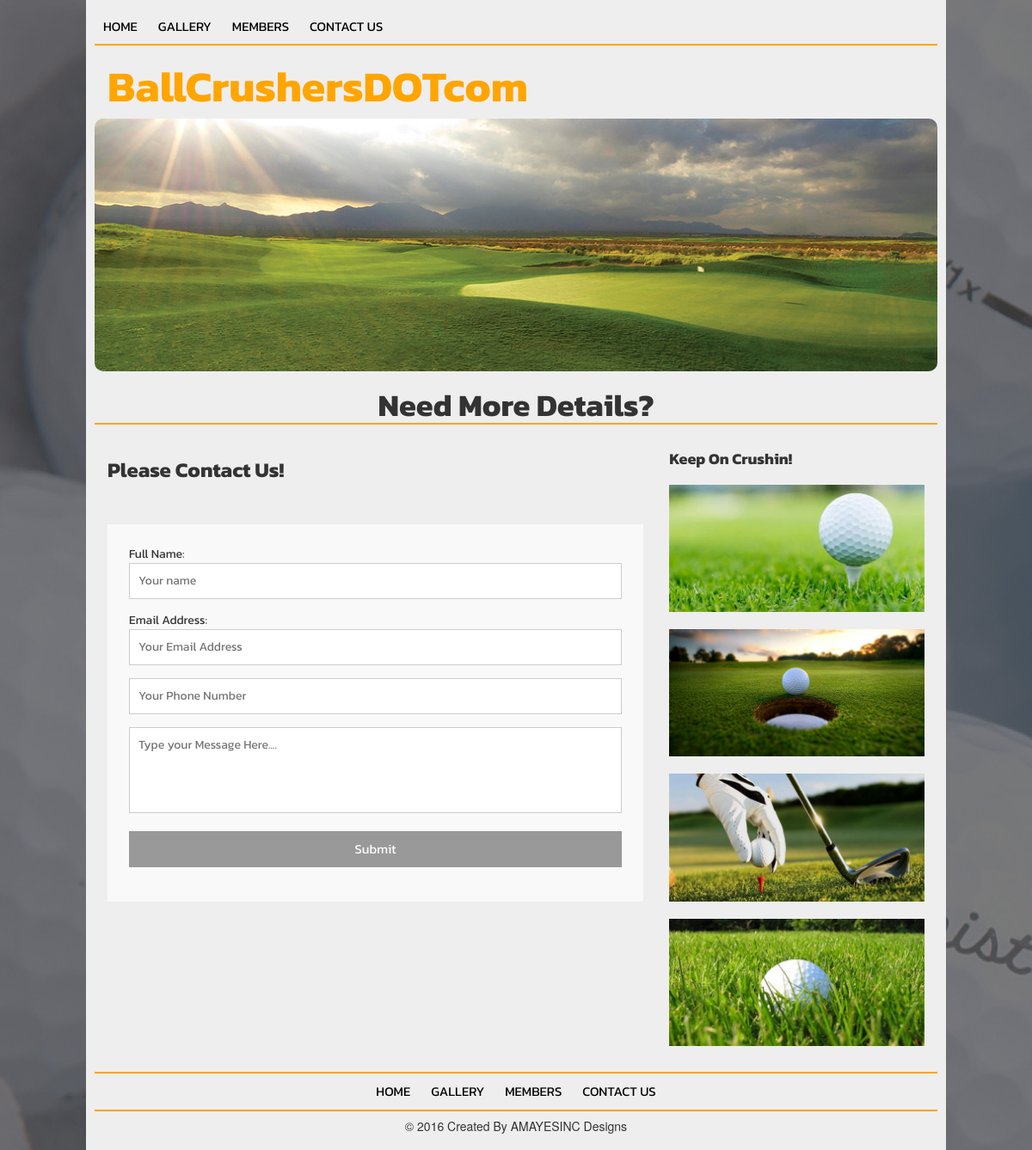
The page /contact.php on the database its author committed.
### tables this page shows
CREATE TABLE IF NOT EXISTS `bcTable` (
  `pageId` int(2) NOT NULL,
  `nav` varchar(20) NOT NULL,
  `splashImg` varchar(255) NOT NULL,
  `pageTitle` varchar(100) NOT NULL,
  `articleTitle` varchar(100) DEFAULT NULL,
  `articleText` text,
  `sideTitle` varchar(100) DEFAULT NULL,
  `sideImg1` varchar(255) DEFAULT NULL,
  `sideImg2` varchar(255) DEFAULT NULL,
  `sideImg3` varchar(255) DEFAULT NULL,
  `sideImg4` varchar(255) DEFAULT NULL
);

### contact.php (the view, shortened to what this page needs)
<?php
	require('_php/req_globals.php');
	$boss = mysqli_query($con, 'SELECT * FROM bcTable WHERE pageId = 4');
	$worker = mysqli_fetch_assoc($boss);
?>
<!DOCTYPE html>
<html>
  <head>
    <link rel="stylesheet" href="_css/bootstrap.min.css">
    <link rel="stylesheet" href="_css/styles.min.css">
  </head>
		  <?php include('_php/inc_nav_header.php'); ?>
      <img class="img-respond splashImg" src="<?php echo $worker['splashImg'];?>" >
			<h1 class="pageTitle"><?php echo $worker['pageTitle'];?></h1>
			<article class="col-xs-12 col-sm-12 col-md-8">
				<h3><?php echo $worker['articleTitle'];?></h3>
				<form id="contact" action="" method="post">
    			<fieldset>
						Full Name:
      			<input placeholder="Your name" type="text" tabindex="1" required autofocus>
    			</fieldset>
			    <fieldset>
						Email Address:
			      <input placeholder="Your Email Address" type="email" tabindex="2" required>
			    </fieldset>
			    <fieldset>
			      <input placeholder="Your Phone Number" type="tel" tabindex="3" required>
			    </fieldset>
			    <fieldset>
			      <textarea placeholder="Type your Message Here...." tabindex="5" required></textarea>
			    </fieldset>
			    <fieldset>
			      <button name="submit" type="submit" id="contact-submit" data-submit="...Sending">Submit</button>
			    </fieldset>
  			</form>
			</article>
			<sidebar class="col-xs-12 col-sm-12 col-md-4">
				<h4><?php echo $worker['sideTitle'];?></h4>
					<img class="img-respond" src="<?php echo $worker['sideImg1'];?>" width="300px" height="150px">
					<img class="img-respond" src="<?php echo $worker['sideImg2'];?>" width="300px" height="150px">
					<img class="img-respond" src="<?php echo $worker['sideImg3'];?>" width="300px" height="150px">
	        <img class="img-respond" src="<?php echo $worker['sideImg4'];?>" width="300px" height="150px">
			</sidebar>
      <?php include('_php/inc_nav_footer.php'); ?>

### rows shown on the page
bctable: splashImg (picture), pageTitle "Need More Details?", articleTitle "Please Contact Us!", sideTitle "Keep On Crushin!", sideImg1 (picture), sideImg2 (picture), sideImg3 (picture), sideImg4 (picture)

### other values the page prints
$webTitle "BallCrushersDOTcom"
